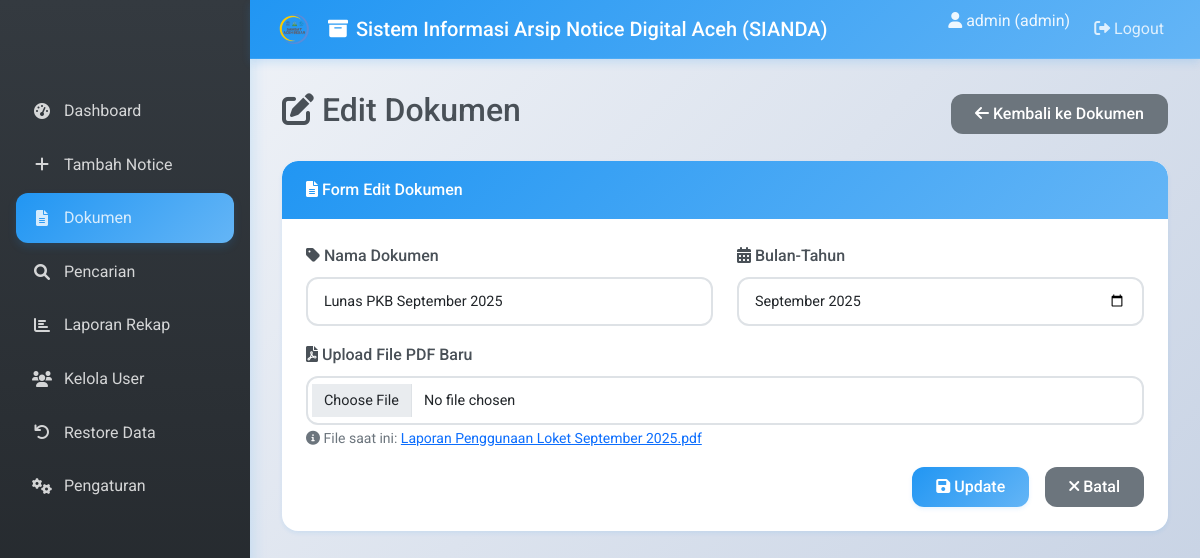
Page /dokumen_edit.php?id=2 (signed in) on the committed database.
### tables this page shows
CREATE TABLE `settings` (
  `id` int(11) NOT NULL AUTO_INCREMENT,
  `app_title` varchar(255) NOT NULL DEFAULT 'Sistem Informasi Arsip Notice Digital Aceh',
  `logo_path` varchar(255) DEFAULT NULL,
  PRIMARY KEY (`id`)
);

CREATE TABLE `dokumen` (
  `id` int(11) NOT NULL AUTO_INCREMENT,
  `nama_dokumen` varchar(255) NOT NULL,
  `bulan_tahun` varchar(7) NOT NULL,
  `file_pdf` varchar(255) DEFAULT NULL,
  `status` varchar(10) DEFAULT 'active',
  PRIMARY KEY (`id`)
);

### dokumen_edit.php (the view, shortened to what this page needs)
<?php
include 'db.php';
$sql_settings = "SELECT * FROM settings WHERE id = 1";
$result_settings = mysqli_query($conn, $sql_settings);
$settings = mysqli_fetch_assoc($result_settings);
$id = $_GET['id'];
$sql = "SELECT * FROM dokumen WHERE id = $id";
$result = mysqli_query($conn, $sql);
$row = mysqli_fetch_assoc($result);
?>
<!DOCTYPE html>
<html lang="en">
<head>
    <link href="https://cdn.jsdelivr.net/npm/bootstrap@5.1.3/dist/css/bootstrap.min.css" rel="stylesheet">
    <link rel="stylesheet" href="https://cdnjs.cloudflare.com/ajax/libs/font-awesome/6.0.0/css/all.min.css">
    <link href="assets/css/style.css" rel="stylesheet">
</head>
<body>
    <nav class="navbar navbar-expand-lg navbar-dark">
        <div class="container-fluid">
            <a class="navbar-brand" href="#">
                <?php if ($settings['logo_path']) { ?>
                    <img src="uploads/<?php echo $settings['logo_path']; ?>" alt="Logo" style="height: 30px; margin-right: 10px;">
                <?php } ?>
                <i class="fas fa-archive"></i> <?php echo $settings['app_title']; ?>
            </a>
            <div class="collapse navbar-collapse" id="navbarNav">
                <ul class="navbar-nav ms-auto">
                    <li class="nav-item">
                        <span class="navbar-text me-3">
                            <i class="fas fa-user"></i> <?php echo $_SESSION['username']; ?> (<?php echo $_SESSION['role']; ?>)
                        </span>
                    </li>
                    <li class="nav-item">
                        <a class="nav-link" href="logout.php"><i class="fas fa-sign-out-alt"></i> Logout</a>
                    </li>
                </ul>
            </div>
        </div>
    </nav>
    <div class="sidebar">
        <nav class="nav flex-column">
            <a class="nav-link" href="index.php"><i class="fas fa-tachometer-alt"></i> Dashboard</a>
            <a class="nav-link" href="add.php"><i class="fas fa-plus"></i> Tambah Notice</a>
            <a class="nav-link active" href="dokumen.php"><i class="fas fa-file-alt"></i> Dokumen</a>
            <a class="nav-link" href="report.php"><i class="fas fa-search"></i> Pencarian</a>
            <a class="nav-link" href="rekap.php"><i class="fas fa-chart-bar"></i> Laporan Rekap</a>
            <?php if ($_SESSION['role'] == 'admin') { ?>
                <a class="nav-link" href="users.php"><i class="fas fa-users"></i> Kelola User</a>
                <a class="nav-link" href="restore.php"><i class="fas fa-undo"></i> Restore Data</a>
                <a class="nav-link" href="settings.php"><i class="fas fa-cogs"></i> Pengaturan</a>
            <?php } ?>
        </nav>
    </div>
    <div class="main-content">
        <div class="d-flex justify-content-between align-items-center mb-4">
            <h2><i class="fas fa-edit"></i> Edit Dokumen</h2>
            <a href="dokumen.php" class="btn btn-secondary"><i class="fas fa-arrow-left"></i> Kembali ke Dokumen</a>
        </div>
        <div class="card">
            <div class="card-header">
                <i class="fas fa-file-alt"></i> Form Edit Dokumen
            </div>
            <div class="card-body">
                <form method="POST" enctype="multipart/form-data">
                    <div class="row">
                        <div class="col-md-6 mb-3">
                            <label for="nama_dokumen" class="form-label"><i class="fas fa-tag"></i> Nama Dokumen</label>
                            <input type="text" class="form-control" id="nama_dokumen" name="nama_dokumen" value="<?php echo $row['nama_dokumen']; ?>" required placeholder="Masukkan nama dokumen">
                        </div>
                        <div class="col-md-6 mb-3">
                            <label for="bulan_tahun" class="form-label"><i class="fas fa-calendar-alt"></i> Bulan-Tahun</label>
                            <input type="month" class="form-control" id="bulan_tahun" name="bulan_tahun" value="<?php echo $row['bulan_tahun']; ?>" required>
                        </div>
                    </div>
                    <div class="mb-3">
                        <label for="file_pdf" class="form-label"><i class="fas fa-file-pdf"></i> Upload File PDF Baru</label>
                        <input type="file" class="form-control" id="file_pdf" name="file_pdf" accept=".pdf">
                        <?php if ($row['file_pdf']) { ?>
                            <small class="form-text text-muted">
                                <i class="fas fa-info-circle"></i> File saat ini: <a href="uploads/<?php echo $row['file_pdf']; ?>" target="_blank"><?php echo $row['file_pdf']; ?></a>
                            </small>
                        <?php } ?>
                    </div>
                    <div class="d-grid gap-2 d-md-flex justify-content-md-end">
                        <button type="submit" class="btn btn-primary me-md-2"><i class="fas fa-save"></i> Update</button>
                        <a href="dokumen.php" class="btn btn-secondary"><i class="fas fa-times"></i> Batal</a>
                    </div>
                </form>
            </div>
        </div>
    </div>
</body>
</html>

### assets/css/style.css (style rules this page uses)
:root { --primary-color: #2196f3; --primary-light: #64b5f6; --primary-dark: #1976d2; --secondary-color: #ff9800; --secondary-light: #ffb74d; --secondary-dark: #f57c00; --success-color: #4caf50; --info-color: #00bcd4; --warning-color: #ff9800; --danger-color: #f44336; --gray-100: #f8f9fa; --gray-200: #e9ecef; --gray-300: #dee2e6; --gray-400: #ced4da; --gray-500: #adb5bd; --gray-600: #6c757d; --gray-700: #495057; --gray-800: #343a40; --gray-900: #212529; --white: #ffffff; --black: #000000; --shadow-light: 0 2px 4px rgba(33, 150, 243, 0.1); --shadow-medium: 0 4px 8px rgba(33, 150, 243, 0.15); --shadow-heavy: 0 8px 16px rgba(33, 150, 243, 0.2); --border-radius: 12px; --border-radius-lg: 16px; --transition: all 0.3s cubic-bezier(0.4, 0, 0.2, 1); }
* { box-sizing: border-box; }
body { font-family: 'Roboto', 'Segoe UI', Tahoma, Geneva, Verdana, sans-serif; background: linear-gradient(135deg, #f5f7fa 0%, #c3cfe2 100%); color: var(--gray-700); line-height: 1.6; margin: 0; padding: 0; min-height: 100vh; }
.navbar { background: linear-gradient(135deg, var(--primary-color) 0%, var(--primary-light) 100%); box-shadow: var(--shadow-medium); backdrop-filter: blur(10px); border-bottom: 1px solid rgba(255, 255, 255, 0.1); margin-left: 250px; width: calc(100% - 250px); z-index: 1100; padding: 0.5rem 1rem; }
.navbar-brand { font-weight: 500; color: var(--white) !important; font-size: 1.25rem; display: flex; align-items: center; gap: 0.5rem; white-space: normal; overflow: visible; text-overflow: unset; max-width: none; }
.navbar-brand img { height: 32px; width: 32px; border-radius: 8px; object-fit: cover; }
.navbar-text { color: rgba(255, 255, 255, 0.9) !important; font-weight: 400; }
.nav-link { color: rgba(255, 255, 255, 0.8) !important; font-weight: 400; transition: var(--transition); border-radius: 8px; padding: 0.5rem 1rem; }
.sidebar { height: 100vh; background: linear-gradient(180deg, var(--gray-800) 0%, var(--gray-900) 100%); color: var(--white); position: fixed; top: 0; left: 0; width: 250px; padding-top: 70px; z-index: 1000; box-shadow: var(--shadow-heavy); overflow-y: auto; }
.sidebar .nav { padding: 1rem; }
.sidebar .nav-link { color: var(--gray-400); padding: 0.75rem 1rem; margin-bottom: 0.25rem; transition: var(--transition); border-radius: var(--border-radius); font-weight: 400; display: flex; align-items: center; gap: 0.75rem; position: relative; }
.sidebar .nav-link.active { color: var(--white); background: linear-gradient(135deg, var(--primary-color) 0%, var(--primary-light) 100%); box-shadow: var(--shadow-medium); }
.sidebar .nav-link i { width: 20px; text-align: center; }
.main-content { margin-left: 250px; padding: 2rem; min-height: calc(100vh - 70px); }
.card { background: var(--white); border: none; border-radius: var(--border-radius-lg); box-shadow: var(--shadow-light); margin-bottom: 1.5rem; transition: var(--transition); overflow: hidden; }
.card-header { background: linear-gradient(135deg, var(--primary-color) 0%, var(--primary-light) 100%); color: var(--white); border-radius: var(--border-radius-lg) var(--border-radius-lg) 0 0 !important; font-weight: 500; padding: 1rem 1.5rem; border: none; }
.card-body { padding: 1.5rem; }
.btn { border-radius: var(--border-radius); font-weight: 500; padding: 0.5rem 1.5rem; transition: var(--transition); border: none; position: relative; overflow: hidden; }
.btn::before { content: ''; position: absolute; top: 50%; left: 50%; width: 0; height: 0; background: rgba(255, 255, 255, 0.2); border-radius: 50%; transform: translate(-50%, -50%); transition: width 0.6s, height 0.6s; }
.btn-primary { background: linear-gradient(135deg, var(--primary-color) 0%, var(--primary-light) 100%); color: var(--white); box-shadow: var(--shadow-light); }
.form-control { border-radius: var(--border-radius); border: 2px solid var(--gray-300); padding: 0.75rem 1rem; font-size: 0.9rem; transition: var(--transition); background: var(--white); }
.form-label { font-weight: 500; color: var(--gray-700); margin-bottom: 0.5rem; }

### rows in the picture
settings: logo_path (picture), app_title "Sistem Informasi Arsip Notice Digital Aceh (SIANDA)"
dokumen: nama_dokumen "Lunas PKB September 2025", bulan_tahun "2025-09", file_pdf "Laporan Penggunaan Loket September 2025.pdf"

### other values in the picture
$_SESSION['username'] "admin"
$_SESSION['role'] "admin"
